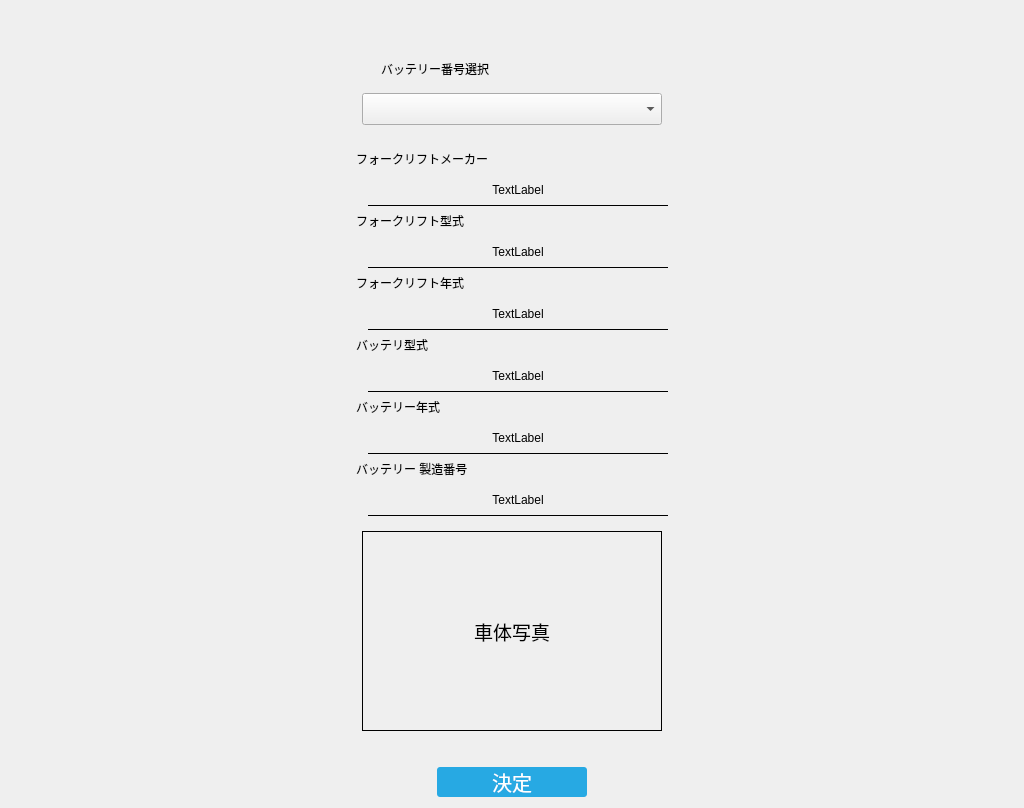
<?xml version="1.0" encoding="UTF-8"?>
<ui version="4.0">
 <class>BatteryChooseDialog</class>
 <widget class="QDialog" name="BatteryChooseDialog">
  <property name="geometry">
   <rect>
    <x>0</x>
    <y>0</y>
    <width>1024</width>
    <height>768</height>
   </rect>
  </property>
  <property name="windowTitle">
   <string>Dialog</string>
  </property>
  <property name="styleSheet">
   <string notr="true">#BatteryChooseDialog{
background-image: url(:/mages/resources/images/login-bg.jpg);
}</string>
  </property>
  <layout class="QVBoxLayout" name="verticalLayout">
   <item>
    <layout class="QVBoxLayout" name="verticalLayout_2">
     <property name="topMargin">
      <number>40</number>
     </property>
     <item>
      <layout class="QHBoxLayout" name="horizontalLayout_3">
       <item>
        <widget class="QWidget" name="horizontalWidget_3" native="true">
         <property name="enabled">
          <bool>true</bool>
         </property>
         <property name="sizePolicy">
          <sizepolicy hsizetype="Fixed" vsizetype="Preferred">
           <horstretch>0</horstretch>
           <verstretch>0</verstretch>
          </sizepolicy>
         </property>
         <property name="minimumSize">
          <size>
           <width>280</width>
           <height>0</height>
          </size>
         </property>
         <layout class="QHBoxLayout" name="horizontalLayout_2">
          <item>
           <widget class="QLabel" name="label">
            <property name="font">
             <font>
              <pointsize>9</pointsize>
              <kerning>true</kerning>
             </font>
            </property>
            <property name="text">
             <string>バッテリー番号選択</string>
            </property>
            <property name="alignment">
             <set>Qt::AlignLeading|Qt::AlignLeft|Qt::AlignVCenter</set>
            </property>
            <property name="margin">
             <number>0</number>
            </property>
           </widget>
          </item>
         </layout>
        </widget>
       </item>
      </layout>
     </item>
     <item>
      <layout class="QHBoxLayout" name="horizontalLayout">
       <item>
        <widget class="QComboBox" name="comboBox">
         <property name="sizePolicy">
          <sizepolicy hsizetype="Fixed" vsizetype="Fixed">
           <horstretch>0</horstretch>
           <verstretch>0</verstretch>
          </sizepolicy>
         </property>
         <property name="minimumSize">
          <size>
           <width>300</width>
           <height>0</height>
          </size>
         </property>
         <property name="baseSize">
          <size>
           <width>0</width>
           <height>0</height>
          </size>
         </property>
         <property name="font">
          <font>
           <pointsize>15</pointsize>
          </font>
         </property>
        </widget>
       </item>
      </layout>
     </item>
     <item>
      <layout class="QHBoxLayout" name="horizontalLayout_4">
       <property name="topMargin">
        <number>10</number>
       </property>
       <item>
        <widget class="QWidget" name="verticalWidget_3" native="true">
         <property name="sizePolicy">
          <sizepolicy hsizetype="Fixed" vsizetype="Fixed">
           <horstretch>0</horstretch>
           <verstretch>0</verstretch>
          </sizepolicy>
         </property>
         <property name="minimumSize">
          <size>
           <width>330</width>
           <height>0</height>
          </size>
         </property>
         <layout class="QVBoxLayout" name="verticalLayout_3">
          <item>
           <widget class="QLabel" name="label_7">
            <property name="font">
             <font>
              <pointsize>9</pointsize>
             </font>
            </property>
            <property name="text">
             <string>フォークリフトメーカー</string>
            </property>
           </widget>
          </item>
          <item>
           <widget class="QWidget" name="horizontalWidget_9" native="true">
            <property name="sizePolicy">
             <sizepolicy hsizetype="Fixed" vsizetype="Preferred">
              <horstretch>0</horstretch>
              <verstretch>0</verstretch>
             </sizepolicy>
            </property>
            <property name="minimumSize">
             <size>
              <width>300</width>
              <height>0</height>
             </size>
            </property>
            <property name="layoutDirection">
             <enum>Qt::RightToLeft</enum>
            </property>
            <property name="styleSheet">
             <string notr="true">border-bottom:1px solid rgb(0, 0, 0);</string>
            </property>
            <layout class="QHBoxLayout" name="horizontalLayout_17">
             <item>
              <widget class="QLabel" name="ForkliftMaker_lbl">
               <property name="font">
                <font>
                 <pointsize>9</pointsize>
                </font>
               </property>
               <property name="text">
                <string>TextLabel</string>
               </property>
               <property name="alignment">
                <set>Qt::AlignCenter</set>
               </property>
              </widget>
             </item>
            </layout>
           </widget>
          </item>
          <item>
           <widget class="QLabel" name="label_9">
            <property name="font">
             <font>
              <pointsize>9</pointsize>
             </font>
            </property>
            <property name="text">
             <string>フォークリフト型式</string>
            </property>
           </widget>
          </item>
          <item>
           <widget class="QWidget" name="horizontalWidget_8" native="true">
            <property name="sizePolicy">
             <sizepolicy hsizetype="Fixed" vsizetype="Preferred">
              <horstretch>0</horstretch>
              <verstretch>0</verstretch>
             </sizepolicy>
            </property>
            <property name="minimumSize">
             <size>
              <width>300</width>
              <height>0</height>
             </size>
            </property>
            <property name="layoutDirection">
             <enum>Qt::RightToLeft</enum>
            </property>
            <property name="styleSheet">
             <string notr="true">border-bottom:1px solid rgb(0, 0, 0);</string>
            </property>
            <layout class="QHBoxLayout" name="horizontalLayout_16">
             <item>
              <widget class="QLabel" name="ForkliftModel_lbl">
               <property name="font">
                <font>
                 <pointsize>9</pointsize>
                </font>
               </property>
               <property name="text">
                <string>TextLabel</string>
               </property>
               <property name="alignment">
                <set>Qt::AlignCenter</set>
               </property>
              </widget>
             </item>
            </layout>
           </widget>
          </item>
          <item>
           <widget class="QLabel" name="label_8">
            <property name="font">
             <font>
              <pointsize>9</pointsize>
             </font>
            </property>
            <property name="text">
             <string>フォークリフト年式</string>
            </property>
           </widget>
          </item>
          <item>
           <widget class="QWidget" name="horizontalWidget_7" native="true">
            <property name="sizePolicy">
             <sizepolicy hsizetype="Fixed" vsizetype="Preferred">
              <horstretch>0</horstretch>
              <verstretch>0</verstretch>
             </sizepolicy>
            </property>
            <property name="minimumSize">
             <size>
              <width>300</width>
              <height>0</height>
             </size>
            </property>
            <property name="layoutDirection">
             <enum>Qt::RightToLeft</enum>
            </property>
            <property name="styleSheet">
             <string notr="true">border-bottom:1px solid rgb(0, 0, 0);</string>
            </property>
            <layout class="QHBoxLayout" name="horizontalLayout_13">
             <item>
              <widget class="QLabel" name="ForkliftModelYear_lbl">
               <property name="font">
                <font>
                 <pointsize>9</pointsize>
                </font>
               </property>
               <property name="text">
                <string>TextLabel</string>
               </property>
               <property name="alignment">
                <set>Qt::AlignCenter</set>
               </property>
              </widget>
             </item>
            </layout>
           </widget>
          </item>
          <item>
           <widget class="QLabel" name="label_6">
            <property name="font">
             <font>
              <pointsize>9</pointsize>
             </font>
            </property>
            <property name="text">
             <string>バッテリ型式</string>
            </property>
           </widget>
          </item>
          <item>
           <widget class="QWidget" name="horizontalWidget_3" native="true">
            <property name="sizePolicy">
             <sizepolicy hsizetype="Fixed" vsizetype="Preferred">
              <horstretch>0</horstretch>
              <verstretch>0</verstretch>
             </sizepolicy>
            </property>
            <property name="minimumSize">
             <size>
              <width>300</width>
              <height>0</height>
             </size>
            </property>
            <property name="layoutDirection">
             <enum>Qt::RightToLeft</enum>
            </property>
            <property name="styleSheet">
             <string notr="true">border-bottom:1px solid rgb(0, 0, 0);</string>
            </property>
            <layout class="QHBoxLayout" name="horizontalLayout_5">
             <item>
              <widget class="QLabel" name="BatteryModel_lbl">
               <property name="font">
                <font>
                 <pointsize>9</pointsize>
                </font>
               </property>
               <property name="text">
                <string>TextLabel</string>
               </property>
               <property name="alignment">
                <set>Qt::AlignCenter</set>
               </property>
              </widget>
             </item>
            </layout>
           </widget>
          </item>
          <item>
           <widget class="QLabel" name="label_2">
            <property name="font">
             <font>
              <pointsize>9</pointsize>
             </font>
            </property>
            <property name="text">
             <string>バッテリー年式</string>
            </property>
           </widget>
          </item>
          <item>
           <widget class="QWidget" name="horizontalWidget_6" native="true">
            <property name="sizePolicy">
             <sizepolicy hsizetype="Fixed" vsizetype="Preferred">
              <horstretch>0</horstretch>
              <verstretch>0</verstretch>
             </sizepolicy>
            </property>
            <property name="minimumSize">
             <size>
              <width>300</width>
              <height>0</height>
             </size>
            </property>
            <property name="layoutDirection">
             <enum>Qt::RightToLeft</enum>
            </property>
            <property name="styleSheet">
             <string notr="true">border-bottom:1px solid rgb(0, 0, 0);</string>
            </property>
            <layout class="QHBoxLayout" name="horizontalLayout_12">
             <item>
              <widget class="QLabel" name="BatteryYear_lbl">
               <property name="font">
                <font>
                 <pointsize>9</pointsize>
                </font>
               </property>
               <property name="text">
                <string>TextLabel</string>
               </property>
               <property name="alignment">
                <set>Qt::AlignCenter</set>
               </property>
              </widget>
             </item>
            </layout>
           </widget>
          </item>
          <item>
           <widget class="QLabel" name="label_4">
            <property name="font">
             <font>
              <pointsize>9</pointsize>
             </font>
            </property>
            <property name="text">
             <string>バッテリー 製造番号</string>
            </property>
           </widget>
          </item>
          <item>
           <widget class="QWidget" name="horizontalWidget_5" native="true">
            <property name="sizePolicy">
             <sizepolicy hsizetype="Fixed" vsizetype="Preferred">
              <horstretch>0</horstretch>
              <verstretch>0</verstretch>
             </sizepolicy>
            </property>
            <property name="minimumSize">
             <size>
              <width>300</width>
              <height>0</height>
             </size>
            </property>
            <property name="font">
             <font>
              <pointsize>9</pointsize>
             </font>
            </property>
            <property name="layoutDirection">
             <enum>Qt::RightToLeft</enum>
            </property>
            <property name="styleSheet">
             <string notr="true">border-bottom:1px solid rgb(0, 0, 0);</string>
            </property>
            <layout class="QHBoxLayout" name="horizontalLayout_11">
             <item>
              <widget class="QLabel" name="BatterySerialNumber_lbl">
               <property name="font">
                <font>
                 <pointsize>9</pointsize>
                </font>
               </property>
               <property name="text">
                <string>TextLabel</string>
               </property>
               <property name="alignment">
                <set>Qt::AlignCenter</set>
               </property>
              </widget>
             </item>
            </layout>
           </widget>
          </item>
         </layout>
        </widget>
       </item>
      </layout>
     </item>
    </layout>
   </item>
   <item>
    <layout class="QHBoxLayout" name="horizontalLayout_18">
     <property name="topMargin">
      <number>0</number>
     </property>
     <item>
      <widget class="QLabel" name="Battery_img">
       <property name="sizePolicy">
        <sizepolicy hsizetype="Fixed" vsizetype="Fixed">
         <horstretch>0</horstretch>
         <verstretch>0</verstretch>
        </sizepolicy>
       </property>
       <property name="minimumSize">
        <size>
         <width>300</width>
         <height>200</height>
        </size>
       </property>
       <property name="font">
        <font>
         <pointsize>14</pointsize>
        </font>
       </property>
       <property name="styleSheet">
        <string notr="true">border:1px solid;</string>
       </property>
       <property name="text">
        <string>車体写真</string>
       </property>
       <property name="alignment">
        <set>Qt::AlignCenter</set>
       </property>
      </widget>
     </item>
    </layout>
   </item>
   <item>
    <layout class="QHBoxLayout" name="horizontalLayout_19">
     <property name="topMargin">
      <number>30</number>
     </property>
     <item>
      <widget class="QPushButton" name="pushButton">
       <property name="sizePolicy">
        <sizepolicy hsizetype="Fixed" vsizetype="Fixed">
         <horstretch>0</horstretch>
         <verstretch>0</verstretch>
        </sizepolicy>
       </property>
       <property name="minimumSize">
        <size>
         <width>150</width>
         <height>30</height>
        </size>
       </property>
       <property name="font">
        <font>
         <pointsize>15</pointsize>
        </font>
       </property>
       <property name="styleSheet">
        <string notr="true">QPushButton
{
  color: white;
  background-color: #27a9e3;
  border-width: 0px;
  border-radius: 3px;
}
QPushButton:hover { background-color: #66c011; }</string>
       </property>
       <property name="text">
        <string>決定</string>
       </property>
      </widget>
     </item>
    </layout>
   </item>
   <item>
    <spacer name="verticalSpacer">
     <property name="orientation">
      <enum>Qt::Vertical</enum>
     </property>
     <property name="sizeHint" stdset="0">
      <size>
       <width>20</width>
       <height>40</height>
      </size>
     </property>
    </spacer>
   </item>
  </layout>
 </widget>
 <resources/>
 <connections/>
</ui>
